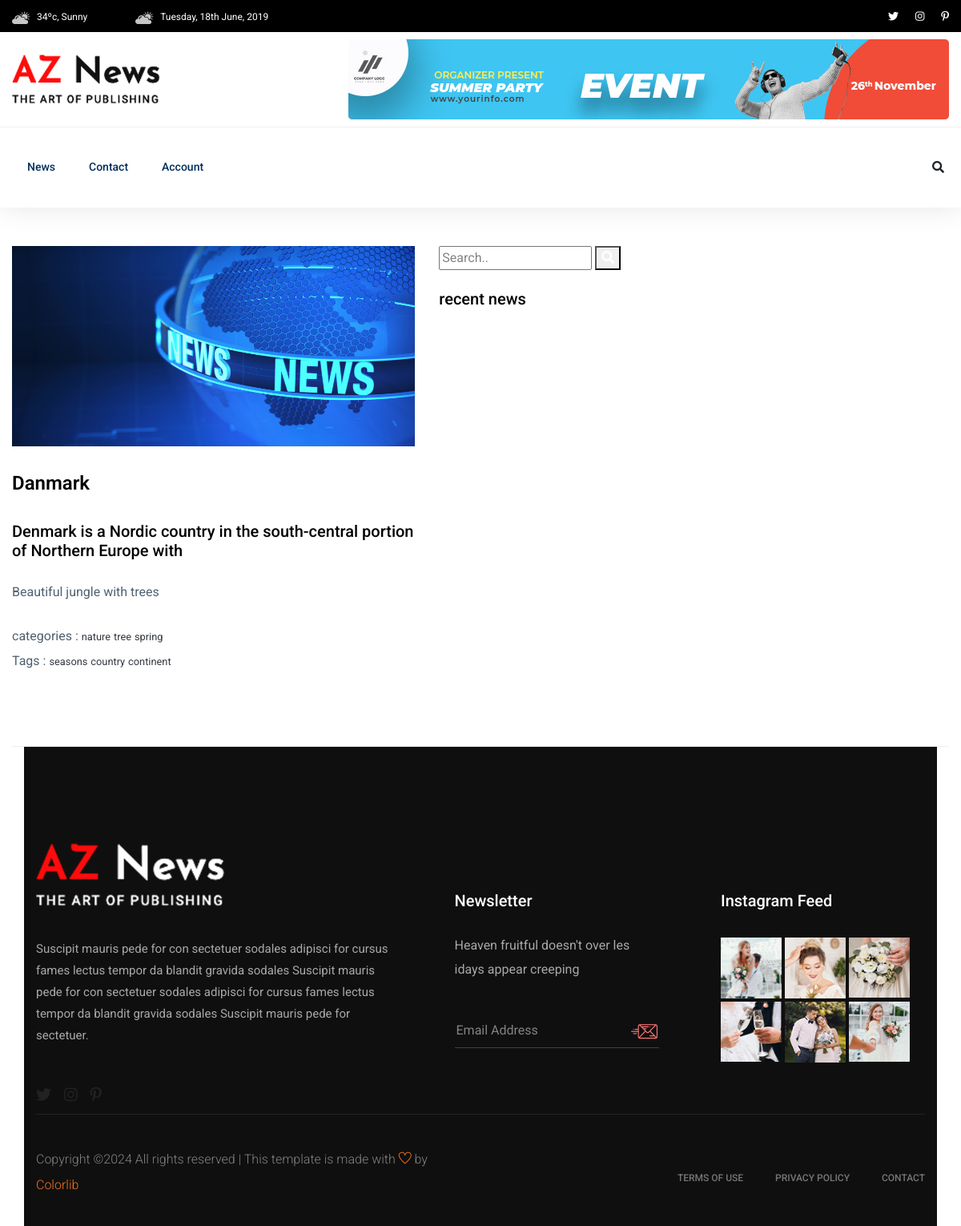
The page /detail/2/ on the database its author committed.
### news/models.py (models this page shows, shortened)
class News(models.Model):
  title=models.CharField(max_length=254)
  description=models.TextField()
  active=models.BooleanField(default=False)
  updated_time=models.DateTimeField(auto_now=True)
  created_time=models.DateTimeField(auto_now_add=True)
  author=models.ForeignKey(User,on_delete=models.CASCADE,blank=False)
  image=models.ImageField(upload_to='news/images/',default="news/images/1.jpg")
  category=models.ManyToManyField("Category")
  Tag=models.ManyToManyField("Tag")
  breif_description=models.CharField(max_length=80,null=True,blank=True)
  class Meta:
    verbose_name="new  "
    verbose_name_plural="news "
    ordering=['created_time']

class Category(models.Model):
  title=models.CharField(max_length=80)
  class Meta:
    verbose_name="category  "
    verbose_name_plural="categories "

class Tag(models.Model):
  title=models.CharField(max_length=80)

### news/views.py (the view)
# urls.py: path('detail/<int:num>/', detail_news ,name="detail"),
def detail_news(request,num):
    new=News.objects.get(id=num)
    context={'new':new}
    return render(request,'news/detailnews.html',context)

### templates/news/detailnews.html (shortened to what this page needs)
{% extends "base.html" %}
{% load static %}
{% block content %}
<br/>
<br/>
                   <div class="row">
                        <div class="col-lg-8">
                            <div class="about-right mb-90">
                                <div class="about-img">
                                    <img style="width:100%;height:250px" src="{{new.image.url}}" alt="">
                                </div>
                                <div class="section-tittle mb-30 pt-30">
                                    <h3>{{new.title}}</h3>
                                </div>
                                <div class="about-prea">
                                    <h5 class="about-pera1 mb-25">{{new.breif_description}}</h5>
                                   <p class="about-pera1 mb-25">
                                            {{new.description}}</p>
                                </div>
                                <p class="about-pera1 mb-25 ">
                                  categories :
                                  {% for cat in new.category.all %}
                                  <small><a class="text-dark" href="{% url "news:category" category=cat.title %}" >{{cat.title}}</a></small>
                                  {% endfor %}
                                  <br/>
                                    Tags :
                                    {% for tag in new.Tag.all %}
                                    <small><a  class="text-dark" href="{% url "news:tag" tag=tag.title %}" >{{tag.title}}</a></small>
                                    {% endfor %}
                                    <br/>
                                </div>
                   {% endblock content %}

### rows shown on the page
News: image (picture), title "Danmark", breif_description "Denmark is a Nordic country in the south-central portion of Northern Europe with", description "Beautiful jungle with trees"
Category: title "nature"
Category: title "tree"
Category: title "spring"
Tag: title "seasons"
Tag: title "country"
Tag: title "continent"
